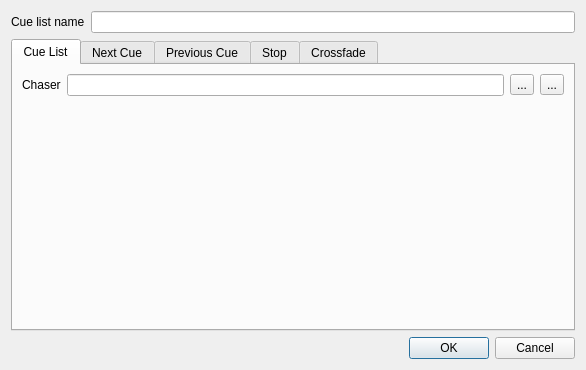
<?xml version="1.0" encoding="UTF-8"?>
<ui version="4.0">
 <class>VCCueListProperties</class>
 <widget class="QDialog" name="VCCueListProperties">
  <property name="geometry">
   <rect>
    <x>0</x>
    <y>0</y>
    <width>586</width>
    <height>353</height>
   </rect>
  </property>
  <property name="windowTitle">
   <string>Cue list properties</string>
  </property>
  <layout class="QGridLayout" name="gridLayout_2">
   <item row="0" column="0">
    <widget class="QLabel" name="m_nameLabel">
     <property name="text">
      <string>Cue list name</string>
     </property>
    </widget>
   </item>
   <item row="2" column="0" colspan="2">
    <widget class="QDialogButtonBox" name="m_buttonBox">
     <property name="orientation">
      <enum>Qt::Horizontal</enum>
     </property>
     <property name="standardButtons">
      <set>QDialogButtonBox::Cancel|QDialogButtonBox::Ok</set>
     </property>
    </widget>
   </item>
   <item row="0" column="1">
    <widget class="QLineEdit" name="m_nameEdit">
     <property name="toolTip">
      <string>The name of the cue list widget</string>
     </property>
    </widget>
   </item>
   <item row="1" column="0" colspan="2">
    <widget class="QTabWidget" name="m_tab">
     <property name="toolTip">
      <string/>
     </property>
     <property name="currentIndex">
      <number>0</number>
     </property>
     <widget class="QWidget" name="CueList">
      <attribute name="title">
       <string>Cue List</string>
      </attribute>
      <layout class="QGridLayout" name="gridLayout">
       <item row="0" column="0">
        <widget class="QLabel" name="m_chaserLabel">
         <property name="text">
          <string>Chaser</string>
         </property>
        </widget>
       </item>
       <item row="0" column="1">
        <widget class="QLineEdit" name="m_chaserEdit">
         <property name="toolTip">
          <string>The chaser function to use as cue list</string>
         </property>
         <property name="readOnly">
          <bool>true</bool>
         </property>
        </widget>
       </item>
       <item row="0" column="2">
        <widget class="QToolButton" name="m_chaserAttachButton">
         <property name="toolTip">
          <string>Choose the chaser function to use as the steps for the cue list</string>
         </property>
         <property name="text">
          <string>...</string>
         </property>
         <property name="icon">
          <iconset resource="qlcui.qrc">
           <normaloff>:/edit_add.png</normaloff>:/edit_add.png</iconset>
         </property>
         <property name="iconSize">
          <size>
           <width>32</width>
           <height>32</height>
          </size>
         </property>
        </widget>
       </item>
       <item row="0" column="3">
        <widget class="QToolButton" name="m_chaserDetachButton">
         <property name="toolTip">
          <string>Detach current chaser from the cue list</string>
         </property>
         <property name="text">
          <string>...</string>
         </property>
         <property name="icon">
          <iconset resource="qlcui.qrc">
           <normaloff>:/edit_remove.png</normaloff>:/edit_remove.png</iconset>
         </property>
         <property name="iconSize">
          <size>
           <width>32</width>
           <height>32</height>
          </size>
         </property>
        </widget>
       </item>
       <item row="1" column="0" colspan="4">
        <spacer name="verticalSpacer">
         <property name="orientation">
          <enum>Qt::Vertical</enum>
         </property>
         <property name="sizeHint" stdset="0">
          <size>
           <width>428</width>
           <height>169</height>
          </size>
         </property>
        </spacer>
       </item>
      </layout>
     </widget>
     <widget class="QWidget" name="NextCue">
      <attribute name="title">
       <string>Next Cue</string>
      </attribute>
      <layout class="QVBoxLayout" name="verticalLayout">
       <item>
        <widget class="QGroupBox" name="groupBox">
         <property name="title">
          <string>Key Combination</string>
         </property>
         <layout class="QHBoxLayout" name="horizontalLayout">
          <item>
           <widget class="QLineEdit" name="m_nextKeyEdit">
            <property name="toolTip">
             <string>The key combination used to step to the next cue</string>
            </property>
            <property name="readOnly">
             <bool>true</bool>
            </property>
           </widget>
          </item>
          <item>
           <widget class="QToolButton" name="m_nextAttachButton">
            <property name="toolTip">
             <string>Bind a key combination to skip to the next cue</string>
            </property>
            <property name="text">
             <string notr="true">...</string>
            </property>
            <property name="icon">
             <iconset resource="qlcui.qrc">
              <normaloff>:/key_bindings.png</normaloff>:/key_bindings.png</iconset>
            </property>
            <property name="iconSize">
             <size>
              <width>32</width>
              <height>32</height>
             </size>
            </property>
           </widget>
          </item>
          <item>
           <widget class="QToolButton" name="m_nextDetachButton">
            <property name="toolTip">
             <string>Clear the key binding</string>
            </property>
            <property name="text">
             <string notr="true">...</string>
            </property>
            <property name="icon">
             <iconset resource="qlcui.qrc">
              <normaloff>:/fileclose.png</normaloff>:/fileclose.png</iconset>
            </property>
            <property name="iconSize">
             <size>
              <width>32</width>
              <height>32</height>
             </size>
            </property>
           </widget>
          </item>
         </layout>
        </widget>
       </item>
       <item>
        <widget class="QGroupBox" name="groupBox_3">
         <property name="title">
          <string>External Input</string>
         </property>
         <layout class="QGridLayout" name="gridLayout_3">
          <item row="0" column="0">
           <widget class="QLabel" name="label">
            <property name="text">
             <string>Input universe</string>
            </property>
           </widget>
          </item>
          <item row="0" column="1" colspan="2">
           <widget class="QLineEdit" name="m_nextInputUniverseEdit">
            <property name="toolTip">
             <string>Input universe for skipping to the next cue</string>
            </property>
           </widget>
          </item>
          <item row="1" column="0">
           <widget class="QLabel" name="label_2">
            <property name="text">
             <string>Input channel</string>
            </property>
           </widget>
          </item>
          <item row="1" column="1" colspan="2">
           <widget class="QLineEdit" name="m_nextInputChannelEdit">
            <property name="toolTip">
             <string>Input channel for skipping to the next cue</string>
            </property>
           </widget>
          </item>
          <item row="2" column="0">
           <spacer name="horizontalSpacer">
            <property name="orientation">
             <enum>Qt::Horizontal</enum>
            </property>
            <property name="sizeHint" stdset="0">
             <size>
              <width>225</width>
              <height>20</height>
             </size>
            </property>
           </spacer>
          </item>
          <item row="2" column="1">
           <widget class="QPushButton" name="m_nextAutoDetectInputButton">
            <property name="toolTip">
             <string>When toggled, you can click an external button to assign it as the control that skips to the next cue.</string>
            </property>
            <property name="text">
             <string>Auto Detect</string>
            </property>
            <property name="checkable">
             <bool>true</bool>
            </property>
           </widget>
          </item>
          <item row="2" column="2">
           <widget class="QPushButton" name="m_nextChooseInputButton">
            <property name="toolTip">
             <string>Choose an input universe/channel for skipping to the next cue</string>
            </property>
            <property name="text">
             <string>Choose...</string>
            </property>
           </widget>
          </item>
         </layout>
        </widget>
       </item>
       <item>
        <spacer name="verticalSpacer_2">
         <property name="orientation">
          <enum>Qt::Vertical</enum>
         </property>
         <property name="sizeHint" stdset="0">
          <size>
           <width>20</width>
           <height>68</height>
          </size>
         </property>
        </spacer>
       </item>
      </layout>
     </widget>
     <widget class="QWidget" name="PreviousCue">
      <attribute name="title">
       <string>Previous Cue</string>
      </attribute>
      <layout class="QVBoxLayout" name="verticalLayout_2">
       <item>
        <widget class="QGroupBox" name="groupBox_2">
         <property name="title">
          <string>Key Combination</string>
         </property>
         <layout class="QHBoxLayout" name="horizontalLayout_2">
          <item>
           <widget class="QLineEdit" name="m_previousKeyEdit">
            <property name="toolTip">
             <string>The key combination used to step to the previous cue</string>
            </property>
            <property name="readOnly">
             <bool>true</bool>
            </property>
           </widget>
          </item>
          <item>
           <widget class="QToolButton" name="m_previousAttachButton">
            <property name="toolTip">
             <string>Bind a key combination to skip to the previous cue</string>
            </property>
            <property name="text">
             <string notr="true">...</string>
            </property>
            <property name="icon">
             <iconset resource="qlcui.qrc">
              <normaloff>:/key_bindings.png</normaloff>:/key_bindings.png</iconset>
            </property>
            <property name="iconSize">
             <size>
              <width>32</width>
              <height>32</height>
             </size>
            </property>
           </widget>
          </item>
          <item>
           <widget class="QToolButton" name="m_previousDetachButton">
            <property name="toolTip">
             <string>Clear the key binding</string>
            </property>
            <property name="text">
             <string notr="true">...</string>
            </property>
            <property name="icon">
             <iconset resource="qlcui.qrc">
              <normaloff>:/fileclose.png</normaloff>:/fileclose.png</iconset>
            </property>
            <property name="iconSize">
             <size>
              <width>32</width>
              <height>32</height>
             </size>
            </property>
           </widget>
          </item>
         </layout>
        </widget>
       </item>
       <item>
        <widget class="QGroupBox" name="groupBox_4">
         <property name="title">
          <string>External Input</string>
         </property>
         <layout class="QGridLayout" name="gridLayout_4">
          <item row="0" column="0">
           <widget class="QLabel" name="label_3">
            <property name="text">
             <string>Input universe</string>
            </property>
           </widget>
          </item>
          <item row="0" column="1" colspan="2">
           <widget class="QLineEdit" name="m_previousInputUniverseEdit">
            <property name="toolTip">
             <string>Input universe for skipping to the previous cue</string>
            </property>
           </widget>
          </item>
          <item row="1" column="0">
           <widget class="QLabel" name="label_4">
            <property name="text">
             <string>Input channel</string>
            </property>
           </widget>
          </item>
          <item row="1" column="1" colspan="2">
           <widget class="QLineEdit" name="m_previousInputChannelEdit">
            <property name="toolTip">
             <string>Input channel for skipping to the previous cue</string>
            </property>
           </widget>
          </item>
          <item row="2" column="0">
           <spacer name="horizontalSpacer_2">
            <property name="orientation">
             <enum>Qt::Horizontal</enum>
            </property>
            <property name="sizeHint" stdset="0">
             <size>
              <width>225</width>
              <height>20</height>
             </size>
            </property>
           </spacer>
          </item>
          <item row="2" column="1">
           <widget class="QPushButton" name="m_previousAutoDetectInputButton">
            <property name="toolTip">
             <string>When toggled, you can click an external button to assign it as the control that skips to the previous cue.</string>
            </property>
            <property name="text">
             <string>Auto Detect</string>
            </property>
            <property name="checkable">
             <bool>true</bool>
            </property>
           </widget>
          </item>
          <item row="2" column="2">
           <widget class="QPushButton" name="m_previousChooseInputButton">
            <property name="toolTip">
             <string>Choose an input universe/channel for skipping to the previous cue</string>
            </property>
            <property name="text">
             <string>Choose...</string>
            </property>
           </widget>
          </item>
         </layout>
        </widget>
       </item>
       <item>
        <spacer name="verticalSpacer_3">
         <property name="orientation">
          <enum>Qt::Vertical</enum>
         </property>
         <property name="sizeHint" stdset="0">
          <size>
           <width>20</width>
           <height>40</height>
          </size>
         </property>
        </spacer>
       </item>
      </layout>
     </widget>
     <widget class="QWidget" name="tab">
      <attribute name="title">
       <string>Stop</string>
      </attribute>
      <layout class="QVBoxLayout" name="verticalLayout_3">
       <item>
        <widget class="QGroupBox" name="groupBox_5">
         <property name="title">
          <string>Key Combination</string>
         </property>
         <layout class="QHBoxLayout" name="horizontalLayout_3">
          <item>
           <widget class="QLineEdit" name="m_stopKeyEdit">
            <property name="toolTip">
             <string>The key combination used to stop the cue list</string>
            </property>
            <property name="readOnly">
             <bool>true</bool>
            </property>
           </widget>
          </item>
          <item>
           <widget class="QToolButton" name="m_stopAttachButton">
            <property name="toolTip">
             <string>Bind a key combination to stop the cue list</string>
            </property>
            <property name="text">
             <string notr="true">...</string>
            </property>
            <property name="icon">
             <iconset resource="qlcui.qrc">
              <normaloff>:/key_bindings.png</normaloff>:/key_bindings.png</iconset>
            </property>
            <property name="iconSize">
             <size>
              <width>32</width>
              <height>32</height>
             </size>
            </property>
           </widget>
          </item>
          <item>
           <widget class="QToolButton" name="m_stopDetachButton">
            <property name="toolTip">
             <string>Clear the key binding</string>
            </property>
            <property name="text">
             <string notr="true">...</string>
            </property>
            <property name="icon">
             <iconset resource="qlcui.qrc">
              <normaloff>:/fileclose.png</normaloff>:/fileclose.png</iconset>
            </property>
            <property name="iconSize">
             <size>
              <width>32</width>
              <height>32</height>
             </size>
            </property>
           </widget>
          </item>
         </layout>
        </widget>
       </item>
       <item>
        <widget class="QGroupBox" name="groupBox_6">
         <property name="title">
          <string>External Input</string>
         </property>
         <layout class="QGridLayout" name="gridLayout_5">
          <item row="0" column="0">
           <widget class="QLabel" name="label_5">
            <property name="text">
             <string>Input universe</string>
            </property>
           </widget>
          </item>
          <item row="0" column="1" colspan="2">
           <widget class="QLineEdit" name="m_stopInputUniverseEdit">
            <property name="toolTip">
             <string>Input universe for stopping the cue list</string>
            </property>
           </widget>
          </item>
          <item row="1" column="0">
           <widget class="QLabel" name="label_6">
            <property name="text">
             <string>Input channel</string>
            </property>
           </widget>
          </item>
          <item row="1" column="1" colspan="2">
           <widget class="QLineEdit" name="m_stopInputChannelEdit">
            <property name="toolTip">
             <string>Input channel for stopping the cue list</string>
            </property>
           </widget>
          </item>
          <item row="2" column="0">
           <spacer name="horizontalSpacer_3">
            <property name="orientation">
             <enum>Qt::Horizontal</enum>
            </property>
            <property name="sizeHint" stdset="0">
             <size>
              <width>225</width>
              <height>20</height>
             </size>
            </property>
           </spacer>
          </item>
          <item row="2" column="1">
           <widget class="QPushButton" name="m_stopAutoDetectInputButton">
            <property name="toolTip">
             <string>When toggled, you can click an external button to assign it as the control that stops the cue list</string>
            </property>
            <property name="text">
             <string>Auto Detect</string>
            </property>
            <property name="checkable">
             <bool>true</bool>
            </property>
           </widget>
          </item>
          <item row="2" column="2">
           <widget class="QPushButton" name="m_stopChooseInputButton">
            <property name="toolTip">
             <string>Choose an input universe/channel for stopping the cue list</string>
            </property>
            <property name="text">
             <string>Choose...</string>
            </property>
           </widget>
          </item>
         </layout>
        </widget>
       </item>
       <item>
        <spacer name="verticalSpacer_4">
         <property name="orientation">
          <enum>Qt::Vertical</enum>
         </property>
         <property name="sizeHint" stdset="0">
          <size>
           <width>20</width>
           <height>118</height>
          </size>
         </property>
        </spacer>
       </item>
      </layout>
     </widget>
     <widget class="QWidget" name="Crossfade">
      <attribute name="title">
       <string>Crossfade</string>
      </attribute>
      <layout class="QVBoxLayout" name="verticalLayout_4">
       <item>
        <widget class="QGroupBox" name="groupBox_7">
         <property name="title">
          <string>Left Slider</string>
         </property>
         <layout class="QGridLayout" name="gridLayout_6">
          <item row="0" column="0">
           <widget class="QLabel" name="label_7">
            <property name="text">
             <string>Input universe</string>
            </property>
           </widget>
          </item>
          <item row="0" column="1" colspan="2">
           <widget class="QLineEdit" name="m_cf1InputUniverseEdit">
            <property name="toolTip">
             <string>Input universe for stopping the cue list</string>
            </property>
           </widget>
          </item>
          <item row="1" column="0">
           <widget class="QLabel" name="label_8">
            <property name="text">
             <string>Input channel</string>
            </property>
           </widget>
          </item>
          <item row="1" column="1" colspan="2">
           <widget class="QLineEdit" name="m_cf1InputChannelEdit">
            <property name="toolTip">
             <string>Input channel for stopping the cue list</string>
            </property>
           </widget>
          </item>
          <item row="2" column="0">
           <spacer name="horizontalSpacer_4">
            <property name="orientation">
             <enum>Qt::Horizontal</enum>
            </property>
            <property name="sizeHint" stdset="0">
             <size>
              <width>347</width>
              <height>16</height>
             </size>
            </property>
           </spacer>
          </item>
          <item row="2" column="1">
           <widget class="QPushButton" name="m_cf1AutoDetectInputButton">
            <property name="toolTip">
             <string>When toggled, you can click an external button to assign it as the control that stops the cue list</string>
            </property>
            <property name="text">
             <string>Auto Detect</string>
            </property>
            <property name="checkable">
             <bool>true</bool>
            </property>
           </widget>
          </item>
          <item row="2" column="2">
           <widget class="QPushButton" name="m_cf1ChooseInputButton">
            <property name="toolTip">
             <string>Choose an input universe/channel for stopping the cue list</string>
            </property>
            <property name="text">
             <string>Choose...</string>
            </property>
           </widget>
          </item>
         </layout>
        </widget>
       </item>
       <item>
        <widget class="QGroupBox" name="groupBox_8">
         <property name="title">
          <string>Right Slider</string>
         </property>
         <layout class="QGridLayout" name="gridLayout_7">
          <item row="0" column="0">
           <widget class="QLabel" name="label_9">
            <property name="text">
             <string>Input universe</string>
            </property>
           </widget>
          </item>
          <item row="0" column="1" colspan="2">
           <widget class="QLineEdit" name="m_cf2InputUniverseEdit">
            <property name="toolTip">
             <string>Input universe for stopping the cue list</string>
            </property>
           </widget>
          </item>
          <item row="1" column="0">
           <widget class="QLabel" name="label_10">
            <property name="text">
             <string>Input channel</string>
            </property>
           </widget>
          </item>
          <item row="1" column="1" colspan="2">
           <widget class="QLineEdit" name="m_cf2InputChannelEdit">
            <property name="toolTip">
             <string>Input channel for stopping the cue list</string>
            </property>
           </widget>
          </item>
          <item row="2" column="0">
           <spacer name="horizontalSpacer_5">
            <property name="orientation">
             <enum>Qt::Horizontal</enum>
            </property>
            <property name="sizeHint" stdset="0">
             <size>
              <width>347</width>
              <height>16</height>
             </size>
            </property>
           </spacer>
          </item>
          <item row="2" column="1">
           <widget class="QPushButton" name="m_cf2AutoDetectInputButton">
            <property name="toolTip">
             <string>When toggled, you can click an external button to assign it as the control that stops the cue list</string>
            </property>
            <property name="text">
             <string>Auto Detect</string>
            </property>
            <property name="checkable">
             <bool>true</bool>
            </property>
           </widget>
          </item>
          <item row="2" column="2">
           <widget class="QPushButton" name="m_cf2ChooseInputButton">
            <property name="toolTip">
             <string>Choose an input universe/channel for stopping the cue list</string>
            </property>
            <property name="text">
             <string>Choose...</string>
            </property>
           </widget>
          </item>
         </layout>
        </widget>
       </item>
      </layout>
     </widget>
    </widget>
   </item>
  </layout>
 </widget>
 <resources>
  <include location="qlcui.qrc"/>
  <include location="qlcui.qrc"/>
 </resources>
 <connections>
  <connection>
   <sender>m_buttonBox</sender>
   <signal>accepted()</signal>
   <receiver>VCCueListProperties</receiver>
   <slot>accept()</slot>
   <hints>
    <hint type="sourcelabel">
     <x>272</x>
     <y>486</y>
    </hint>
    <hint type="destinationlabel">
     <x>157</x>
     <y>274</y>
    </hint>
   </hints>
  </connection>
  <connection>
   <sender>m_buttonBox</sender>
   <signal>rejected()</signal>
   <receiver>VCCueListProperties</receiver>
   <slot>reject()</slot>
   <hints>
    <hint type="sourcelabel">
     <x>340</x>
     <y>486</y>
    </hint>
    <hint type="destinationlabel">
     <x>286</x>
     <y>274</y>
    </hint>
   </hints>
  </connection>
  <connection>
   <sender>m_tab</sender>
   <signal>currentChanged(int)</signal>
   <receiver>VCCueListProperties</receiver>
   <slot>slotTabChanged()</slot>
   <hints>
    <hint type="sourcelabel">
     <x>271</x>
     <y>52</y>
    </hint>
    <hint type="destinationlabel">
     <x>486</x>
     <y>67</y>
    </hint>
   </hints>
  </connection>
 </connections>
 <slots>
  <slot>slotTabChanged()</slot>
 </slots>
</ui>
